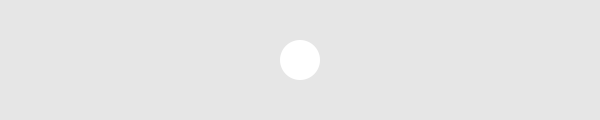
Frame 1 (no input)
Frame 60 (the mouse pressed at the canvas centre just before this capture): identical to frame 1, image omitted
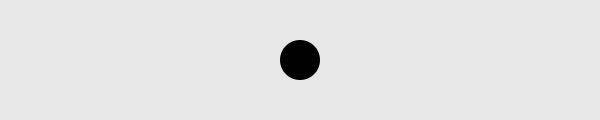
Frame 120 (the mouse held since frame 60 and released just before this capture)

The Processing sketch that drew these frames (run headless with seeded random() and noise(); from frame 60 on, the mouse is pressed at the canvas centre):

// Processing sketch: ex19_hover
// ── ex19_hover.pde
float x, y;
float diameter;

void setup() {
  size(600, 120);
  ellipseMode(CENTER);
  noStroke();

  x = 300;
  y = 60;
  diameter = 40;
}

void draw() {
  background(230);
  float d = dist(mouseX, mouseY, x, y);
  if (d < diameter/2) {
    fill(0);
  } else {
    fill(255);
  }
  ellipse(x, y, diameter, diameter);
}
